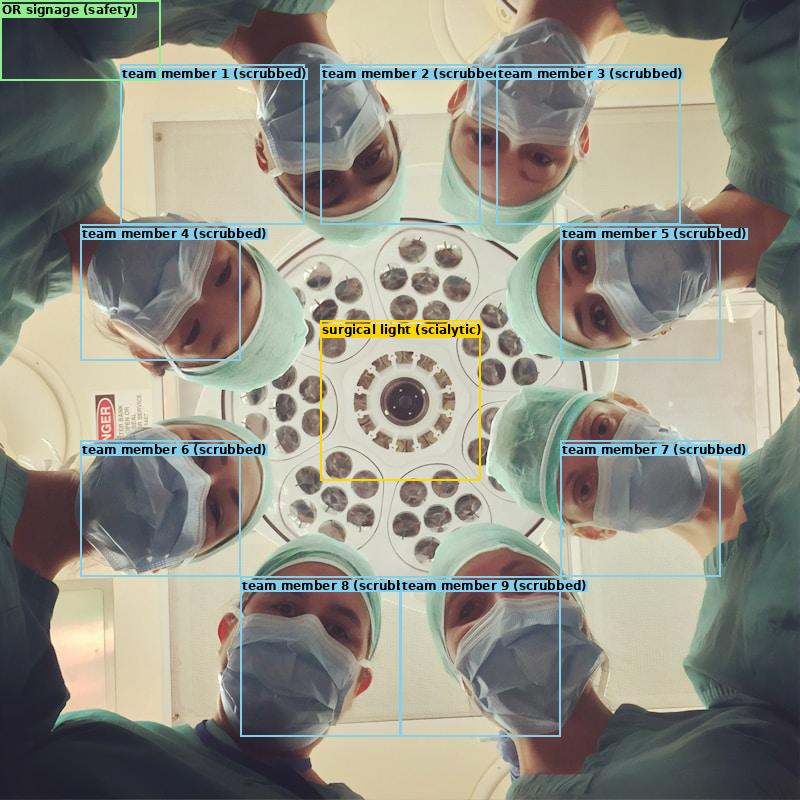
#> input picture assets/sample_images/or_team_analysis.jpg, 800 x 800 px
$ python -i camera_vision_system.py   (imports and definitions only)
#> lines starting #> are read from the running program, lines starting #| are printed output that depends on the picture; after the words box and inside, x2 and y2 are one past the last pixel; in counts of white or black regions, pixels touching at a corner belong together
#> further down, picture is the input picture: shape (800, 800, 3); mean B, G, R 131.7, 143.1, 143.9
#!/usr/bin/env python3
"""
╔══════════════════════════════════════════════════════════════════════════════════════════════════════╗
║           CLAUDE NEUROSURGICAL AI - REAL-TIME CAMERA VISION SYSTEM                                   ║
║                                                                                                      ║
║  ACTUAL camera integration with Claude's vision API for real-time surgical analysis.                 ║
║                                                                                                      ║
║  This is NOT a simulation - it uses:                                                                 ║
║    📹 OpenCV for real camera capture                                                                 ║
║    👁️ Claude Vision API for intelligent analysis                                                     ║
║    🧠 Neuroimaging segmentation for structure detection                                              ║
║    📡 Streaming output for low-latency feedback                                                      ║
║                                                                                                      ║
║  Supports:                                                                                           ║
║    - USB webcam / surgical cameras                                                                   ║
║    - IP cameras (RTSP streams)                                                                       ║
║    - Pre-recorded video files                                                                        ║
║    - Single image analysis                                                                           ║
║                                                                                                      ║
║  Author: Claude (Anthropic) for Dr. Matheus Machado Rech                                             ║
╚══════════════════════════════════════════════════════════════════════════════════════════════════════╝
"""

import cv2
import numpy as np
import base64
import asyncio
import json
import time
from dataclasses import dataclass, field
from typing import List, Dict, Any, Optional, AsyncIterator, Tuple, Callable
from enum import Enum
from datetime import datetime
from pathlib import Path
import threading
from queue import Queue
import os

# For Claude API
try:
    import anthropic
    ANTHROPIC_AVAILABLE = True
except ImportError:
    ANTHROPIC_AVAILABLE = False
    print("Warning: anthropic package not installed. Install with: pip install anthropic")


# =============================================================================
# CORE DATA STRUCTURES
# =============================================================================

class AnalysisMode(Enum):
    OR_SAFETY = "or_safety"           # Contamination, sterile field, personnel
    NAVIGATION = "navigation"          # Critical structures, trajectory, proximity
    TRAINING = "training"              # Technique assessment, step validation
    SEGMENTATION = "segmentation"      # Structure segmentation (tumor, vessels, etc.)
    INSTRUMENT = "instrument"          # Instrument identification and tracking
    FULL = "full"                      # All of the above


class CameraSource(Enum):
    WEBCAM = "webcam"
    IP_CAMERA = "ip_camera"
    VIDEO_FILE = "video_file"
    SINGLE_IMAGE = "single_image"


@dataclass
class FrameAnalysis:
    """Result of analyzing a single frame."""
    frame_id: int
    timestamp: datetime
    processing_time_ms: float
    mode: AnalysisMode

    # Detection results
    structures_detected: List[Dict] = field(default_factory=list)
    instruments_detected: List[Dict] = field(default_factory=list)
    alerts: List[Dict] = field(default_factory=list)

    # Segmentation masks (if requested)
    segmentation_masks: Optional[Dict[str, np.ndarray]] = None
    segmentation_overlay: Optional[np.ndarray] = None

    # Scores
    safety_score: float = 100.0
    technique_score: Optional[float] = None

    # Guidance
    guidance: Optional[str] = None
    voice_alert: Optional[str] = None

    # Raw response
    raw_analysis: Optional[str] = None

    # [14 lines left out: function to_dict, not called in this run]


# =============================================================================
# CAMERA CAPTURE SYSTEM
# =============================================================================

class CameraCapture:
    """
    Handles camera capture from multiple sources with frame buffering.
    """

    # [108 lines left out: functions __init__, start, _capture_loop, get_frame, stop, not called in this run]


# =============================================================================
# IMAGE PROCESSING & SEGMENTATION
# =============================================================================

class NeuroimagingSegmenter:
    """
    Real segmentation using physics-based thresholding.
    Based on neuroimaging-segmentation skill.
    """

    # Standard color coding
    COLORS = {
        "tumor": (80, 80, 255),         # Red (BGR)
        "ventricles": (255, 150, 0),    # Blue
        "parenchyma": (100, 200, 100),  # Green
        "edema": (255, 150, 100),       # Light blue
        "enhancement": (0, 200, 255),   # Yellow
        "vessels": (0, 0, 255),         # Red
        "instrument": (255, 0, 255),    # Magenta
    }

    # Threshold ranges for different modalities
    THRESHOLDS = {
        "USG": {
            "tumor": (160, 255),        # Hyperechoic
            "csf": (0, 40),             # Anechoic
            "parenchyma": (50, 150),    # Isoechoic
        },
        "T1_GD": {
            "enhancement": (170, 255),
            "necrotic": (0, 45),
            "edema": (45, 85),
            "csf": (0, 35),
            "parenchyma": (85, 165),
        },
        "OR_CAMERA": {
            "blood": (0, 80),           # Dark red
            "tissue": (100, 200),       # Pink/red tissue
            "instrument": (200, 255),   # Metallic bright
        }
    }

    def __init__(self, modality: str = "OR_CAMERA"):
        self.modality = modality
        self.thresholds = self.THRESHOLDS.get(modality, self.THRESHOLDS["OR_CAMERA"])

    def preprocess(self, frame: np.ndarray) -> Tuple[np.ndarray, np.ndarray]:
        """Preprocess frame for segmentation."""
        if len(frame.shape) == 3:
            gray = cv2.cvtColor(frame, cv2.COLOR_BGR2GRAY)
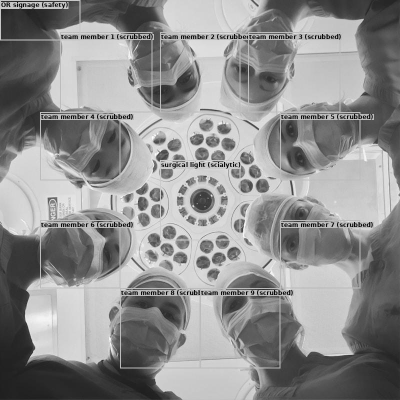
#> gray: shape (800, 800) (shown at 1/2 size); min 1, max 255, mean 142
        else:
            gray = frame

        blurred = cv2.GaussianBlur(gray, (5, 5), 0)
        return gray, blurred

    def create_roi_mask(self, blurred: np.ndarray, threshold: int = 15) -> np.ndarray:
        """Create ROI mask to exclude background."""
#> called with threshold = 15
        _, roi = cv2.threshold(blurred, threshold, 255, cv2.THRESH_BINARY)
#> roi: shape (800, 800); every value is 255
        kernel = np.ones((10, 10), np.uint8)
        roi = cv2.morphologyEx(roi, cv2.MORPH_CLOSE, kernel, iterations=3)
        return roi

    def segment_structure(
        self,
        blurred: np.ndarray,
        roi_mask: np.ndarray,
        structure: str,
        min_area: int = 300
    ) -> np.ndarray:
        """Segment a specific structure using thresholds."""
        if structure not in self.thresholds:
            return np.zeros_like(blurred)

        low, high = self.thresholds[structure]

        if low == 0:
            _, mask = cv2.threshold(blurred, high, 255, cv2.THRESH_BINARY_INV)
        else:
            mask = cv2.inRange(blurred, low, high)

        # Apply ROI
        mask = cv2.bitwise_and(mask, roi_mask)

        # Morphological cleanup
        kernel = np.ones((5, 5), np.uint8)
        mask = cv2.morphologyEx(mask, cv2.MORPH_CLOSE, kernel, iterations=2)
        mask = cv2.morphologyEx(mask, cv2.MORPH_OPEN, kernel, iterations=1)

        # Filter small regions
        contours, _ = cv2.findContours(mask, cv2.RETR_EXTERNAL, cv2.CHAIN_APPROX_SIMPLE)
        filtered = np.zeros_like(mask)
        for cnt in contours:
            if cv2.contourArea(cnt) > min_area:
                cv2.drawContours(filtered, [cnt], -1, 255, -1)

        return filtered

    def segment_all(self, frame: np.ndarray) -> Dict[str, np.ndarray]:
        """Segment all structures in the frame."""
        gray, blurred = self.preprocess(frame)
        roi_mask = self.create_roi_mask(blurred)

        masks = {}
        for structure in self.thresholds.keys():
            masks[structure] = self.segment_structure(blurred, roi_mask, structure)
#> this loop made 3 passes
#> pass 1, in segment_structure, `_, mask = cv2.threshold(blurred, high, 255, cv2.THRESH_BINARY_INV)`:
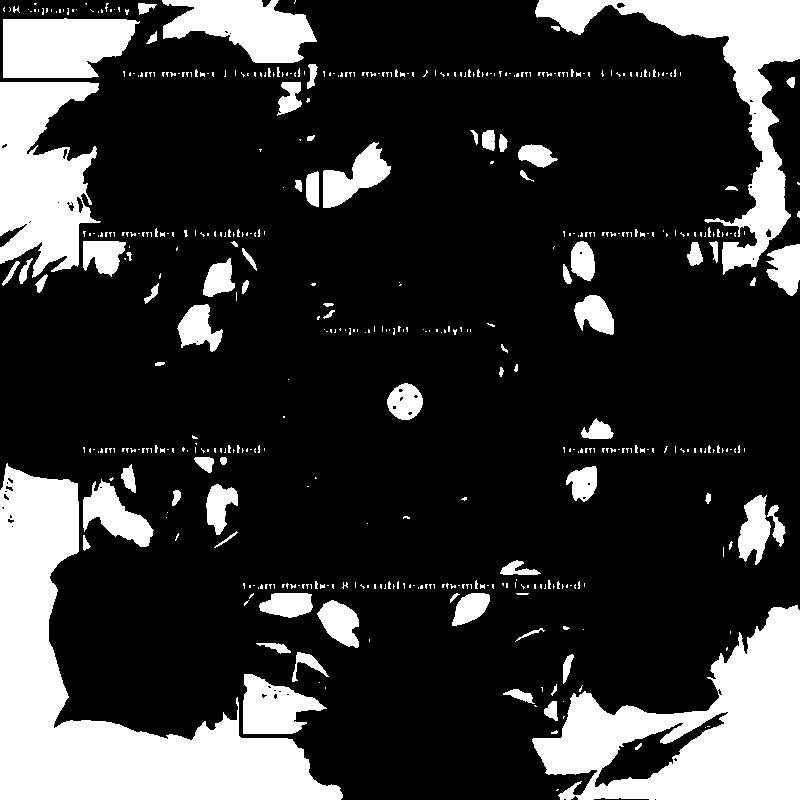
#> mask: shape (800, 800); 21.3% white; 494 white regions (410 under 20 px), largest, box (x1, y1, x2, y2) and area: (0, 463, 343, 800) 38036, (532, 605, 800, 800) 25827, (535, 0, 800, 275) 15112
#> pass 1, in segment_structure, `mask = cv2.morphologyEx(mask, cv2.MORPH_CLOSE, kernel, iterations=2)`:
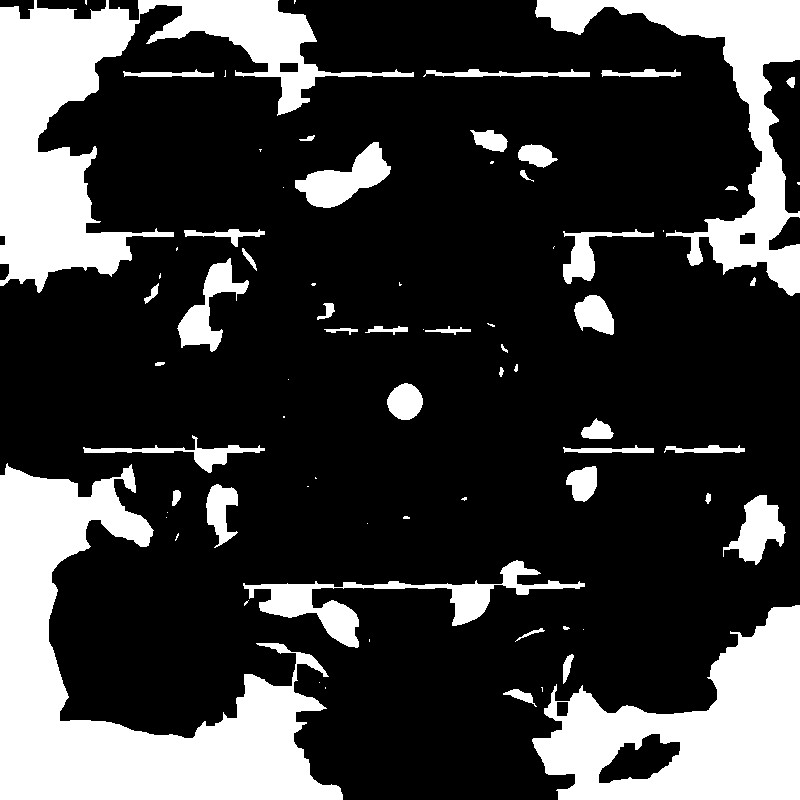
#> mask: shape (800, 800); 23.7% white; 75 white regions (31 under 20 px), largest, box (x1, y1, x2, y2) and area: (0, 463, 343, 800) 45450, (0, 0, 414, 293) 33919, (532, 605, 800, 800) 27695
#> pass 1, in segment_structure, `mask = cv2.morphologyEx(mask, cv2.MORPH_OPEN, kernel, iterations=1)`:
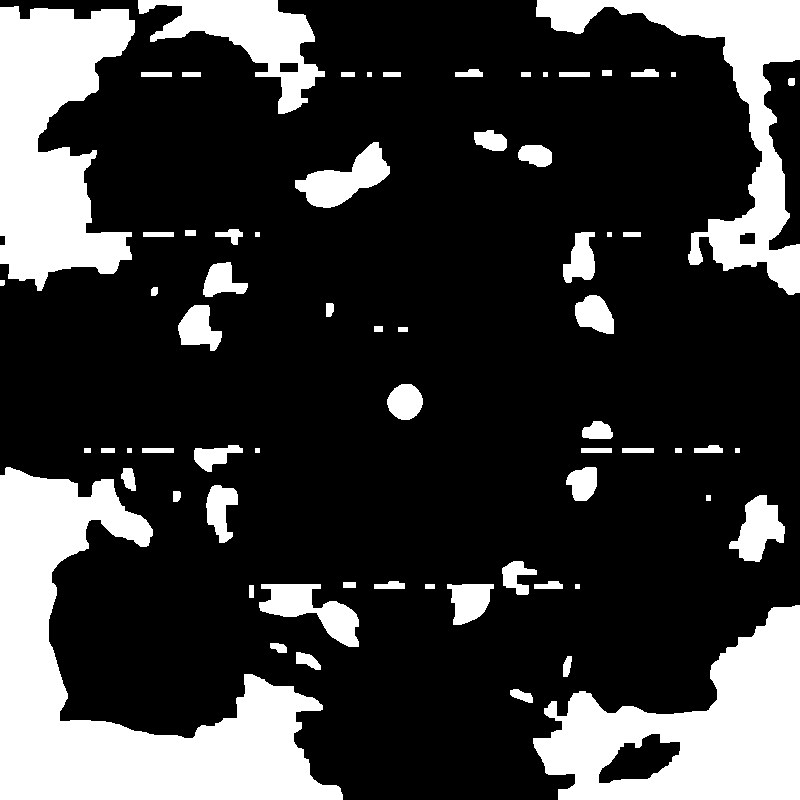
#> mask: shape (800, 800); 23% white; 68 white regions, largest, box (x1, y1, x2, y2) and area: (0, 467, 343, 800) 44530, (533, 605, 800, 800) 27546, (0, 6, 135, 291) 24939
#> pass 2, in segment_structure (call 2), `mask = cv2.inRange(blurred, low, high)`:
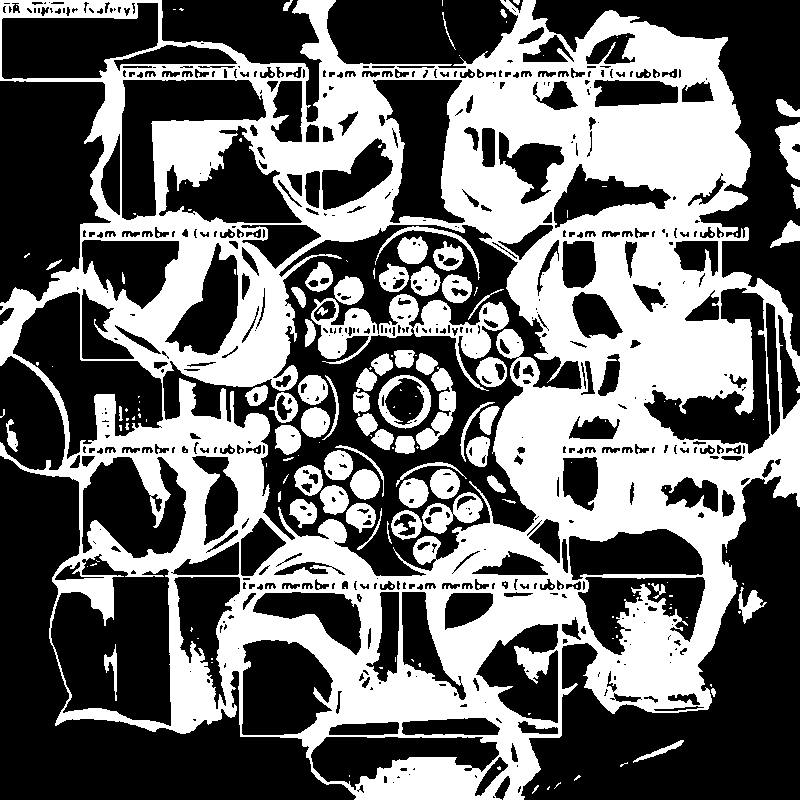
#> mask: shape (800, 800); 42.2% white; 182 white regions (110 under 20 px), largest, box (x1, y1, x2, y2) and area: (0, 0, 800, 800) 239110, (311, 294, 509, 391) 5544, (416, 367, 456, 450) 1342
#> after the loop, masks = 3 items

        return masks

    # [52 lines left out: functions create_overlay, get_contours_and_centroids, not called in this run]


# =============================================================================
# CLAUDE VISION ANALYZER
# =============================================================================

class ClaudeVisionAnalyzer:
    """
    Uses Claude's Vision API for intelligent surgical scene analysis.
    """

    # [184 lines left out: functions __init__, _build_prompts, frame_to_base64, not called in this run]

    async def analyze_frame(
        self,
        frame: np.ndarray,
        mode: AnalysisMode = AnalysisMode.FULL,
        additional_context: Optional[str] = None
    ) -> Dict:
        """
        Analyze a frame using Claude's vision capabilities.

        Args:
            frame: OpenCV BGR frame
            mode: Analysis mode
            additional_context: Extra context to include in prompt

        Returns:
            Parsed JSON analysis results
        """
        base64_image = self.frame_to_base64(frame)

        prompt = self.prompts.get(mode, self.prompts[AnalysisMode.FULL])
        if additional_context:
            prompt += f"\n\nAdditional context: {additional_context}"

        prompt += "\n\nRespond ONLY with valid JSON, no other text."

        try:
            message = self.client.messages.create(
                model=self.model,
                max_tokens=2048,
                messages=[
                    {
                        "role": "user",
                        "content": [
                            {
                                "type": "image",
                                "source": {
                                    "type": "base64",
                                    "media_type": "image/jpeg",
                                    "data": base64_image
                                }
                            },
                            {
                                "type": "text",
                                "text": prompt
                            }
                        ]
                    }
                ]
            )

            response_text = message.content[0].text

            # Parse JSON from response
            # Handle potential markdown code blocks
            if "```json" in response_text:
                response_text = response_text.split("```json")[1].split("```")[0]
            elif "```" in response_text:
                response_text = response_text.split("```")[1].split("```")[0]

            return json.loads(response_text.strip())

        except json.JSONDecodeError as e:
            return {
                "error": "Failed to parse response",
                "raw_response": response_text if 'response_text' in locals() else None,
                "parse_error": str(e)
            }
        except Exception as e:
            return {
                "error": str(e),
                "type": type(e).__name__
            }

    # [8 lines left out: function analyze_frame_sync, not called in this run]


# =============================================================================
# REAL-TIME VISION SYSTEM
# =============================================================================

class RealTimeVisionSystem:
    """
    Complete real-time vision analysis system combining:
    - Camera capture
    - Local segmentation
    - Claude vision analysis
    - Streaming output
    """

    # [34 lines left out: function __init__, not called in this run]

    async def analyze_stream(
        self,
        callback: Optional[Callable[[FrameAnalysis], None]] = None,
        show_preview: bool = True,
        max_frames: Optional[int] = None
    ) -> AsyncIterator[FrameAnalysis]:
        """
        Stream real-time analysis results.

        Args:
            callback: Optional callback for each analysis
            show_preview: Show OpenCV preview window
            max_frames: Stop after N frames (None = run forever)

        Yields:
            FrameAnalysis objects with detection results
        """
        if not self.camera.start():
            raise RuntimeError("Failed to start camera")

        self.is_running = True
        analysis_interval = 1.0 / self.analysis_fps

        print(f"\n{'='*60}")
        print("🎥 REAL-TIME VISION SYSTEM STARTED")
        print(f"   Mode: {self.analysis_mode.value}")
        print(f"   Claude Analysis: {'Enabled' if self.use_claude else 'Disabled'}")
        print(f"   Analysis FPS: {self.analysis_fps}")
        print(f"{'='*60}\n")

        try:
            while self.is_running:
                frame_data = self.camera.get_frame()
                if frame_data is None:
                    await asyncio.sleep(0.01)
                    continue

                frame = frame_data["frame"]
                frame_id = frame_data["frame_id"]
                timestamp = frame_data["timestamp"]

                self.frame_count += 1
                start_time = time.time()

                # Always run local segmentation (fast)
                masks = self.segmenter.segment_all(frame)
                overlay = self.segmenter.create_overlay(frame, masks)
                contours_data = self.segmenter.get_contours_and_centroids(masks)

                # Run Claude analysis at specified interval
                claude_result = None
                current_time = time.time()
                if self.use_claude and self.claude and (current_time - self.last_analysis_time) >= analysis_interval:
                    claude_result = await self.claude.analyze_frame(frame, self.analysis_mode)
                    self.last_claude_analysis = claude_result
                    self.last_analysis_time = current_time

                # Use last Claude analysis if we didn't run one this frame
                analysis_data = claude_result or self.last_claude_analysis or {}

                processing_time = (time.time() - start_time) * 1000

                # Build result
                result = FrameAnalysis(
                    frame_id=frame_id,
                    timestamp=timestamp,
                    processing_time_ms=processing_time,
                    mode=self.analysis_mode,
                    structures_detected=self._extract_structures(analysis_data, contours_data),
                    instruments_detected=analysis_data.get("instruments", analysis_data.get("instruments_visible", [])),
                    alerts=analysis_data.get("alerts", analysis_data.get("critical_alerts", [])),
                    segmentation_masks=masks,
                    segmentation_overlay=overlay,
                    safety_score=analysis_data.get("safety_score", analysis_data.get("safety", {}).get("safety_score", 100)),
                    technique_score=analysis_data.get("overall_score", analysis_data.get("technique", {}).get("quality_score")),
                    guidance=analysis_data.get("guidance", analysis_data.get("real_time_feedback")),
                    voice_alert=analysis_data.get("voice_alert", analysis_data.get("voice_feedback")),
                    raw_analysis=json.dumps(analysis_data) if analysis_data else None
                )

                # Show preview
                if show_preview:
                    self._show_preview(overlay, result)

                # Callback
                if callback:
                    callback(result)

                yield result

                # Check frame limit
                if max_frames and self.frame_count >= max_frames:
                    break

                # Check for quit key
                if show_preview and cv2.waitKey(1) & 0xFF == ord('q'):
                    break

        finally:
            self.is_running = False
            self.camera.stop()
            if show_preview:
                cv2.destroyAllWindows()

    # [57 lines left out: functions _extract_structures, _show_preview, not called in this run]

    def stop(self):
        """Stop the vision system."""
        self.is_running = False


# =============================================================================
# CONVENIENCE FUNCTIONS
# =============================================================================

# [60 lines not run here, left out]


# [38 lines left out: function run_local_segmentation_only, not called in this run]


# =============================================================================
# MAIN DEMO
# =============================================================================

# [95 lines not run here, left out]

>>> import cv2
>>> picture = cv2.imread('../../assets/sample_images/or_team_analysis.jpg')
>>> result = NeuroimagingSegmenter().segment_all(picture)
#> result = 3 items
